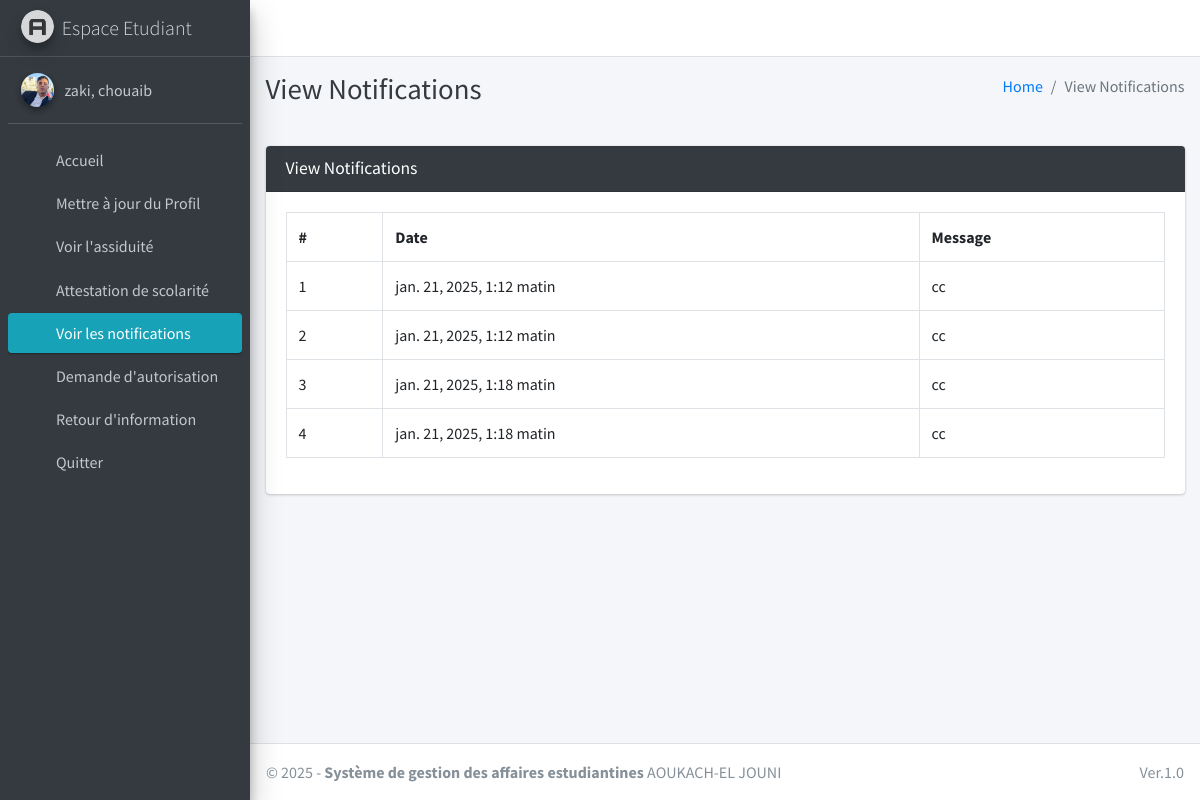
The app's page /student/view/notification/ (signed in), older data.
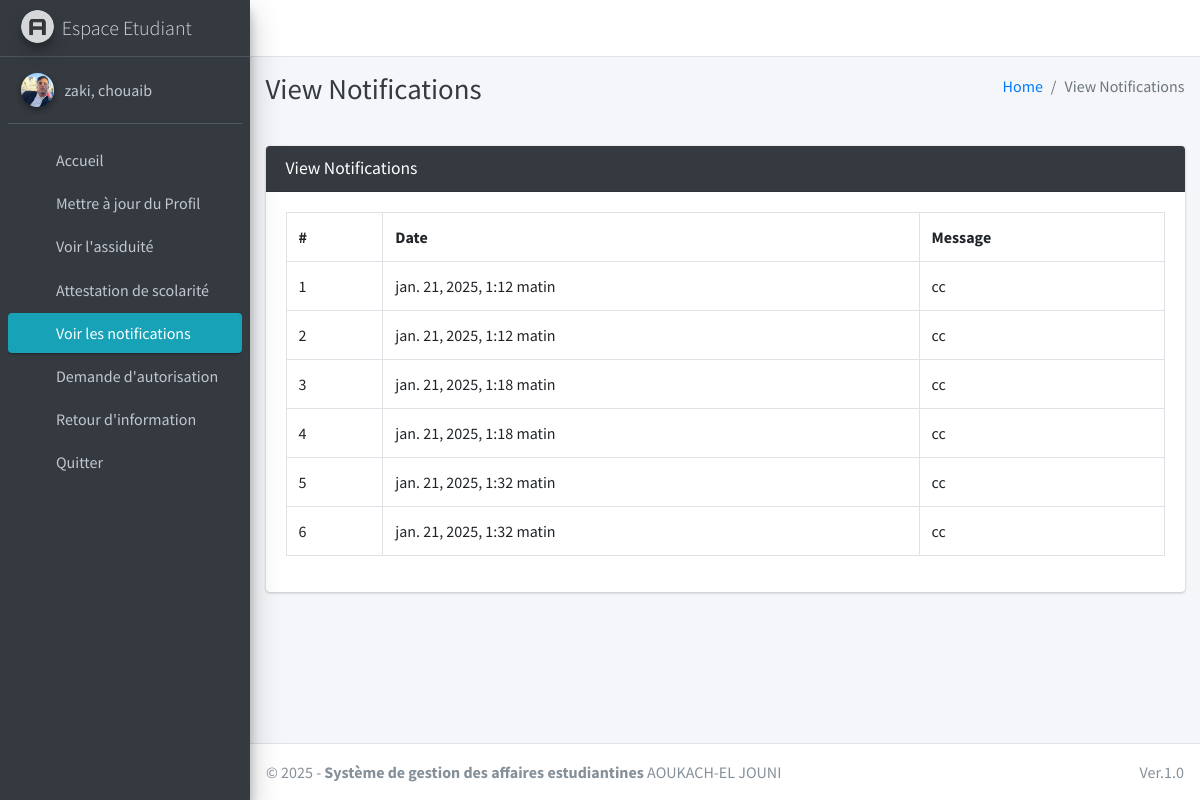
The same page, newer data.
### main_app/models.py (models this page shows, shortened)
class NotificationStudent(models.Model):
    student = models.ForeignKey(Student, on_delete=models.CASCADE)
    message = models.TextField()
    file = models.FileField(upload_to='notifications/', null=True, blank=True)
    status = models.CharField(
        max_length=20,
        default='pending',
        choices=[
            ('pending', 'En attente'),
            ('success', 'Envoyée'),
            ('failed', 'Échouée')
        ]
    )
    created_at = models.DateTimeField(auto_now_add=True)

### main_app/student_views.py (the view)
# urls.py: path("student/view/notification/", student_views.student_view_notification,
def student_view_notification(request):
    student = get_object_or_404(Student, admin=request.user)
    notifications = NotificationStudent.objects.filter(student=student)
    context = {
        'notifications': notifications,
        'page_title': "View Notifications"
    }
    return render(request, "student_template/student_view_notification.html", context)

### main_app/models.py (called while the page is built)
    def __str__(self):
        return self.last_name + ", " + self.first_name

### main_app/templates/student_template/student_view_notification.html
{% extends 'main_app/base.html' %}
{% load static %}
{% block page_title %}{{page_title}}{% endblock page_title %}
{% block content %}
<section class="content">
    <div class="container-fluid">
        <div class="row">
            <div class="col-md-12">
                <div class="card card-dark">
                    <div class="card-header">
                        <h3 class="card-title">{{page_title}}</h3>
                    </div>
                    <div class="card-body">
                        <div class="form-group table">
              <table class="table table-bordered">
                  <tr>
                      <th>#</th>
                      <th>Date</th>
                      <th>Message</th>
                  </tr>
                  {% for notification in  notifications %}
                    <tr>
                        <td>{{forloop.counter}}</td>
                        <td>{{notification.created_at}}</td>
                        <td>{{notification.message}}</td>
                    </tr>
                  {% endfor %}
              </table>
                        </div>
                    </div>
            </div>
        </div>
    </div>
</section>
{% endblock content %}

Row changes from the older to the newer data that the page shows:
added NotificationStudent: created_at "jan. 21, 2025, 1:32 matin", message "cc"
added NotificationStudent: created_at "jan. 21, 2025, 1:32 matin", message "cc"
